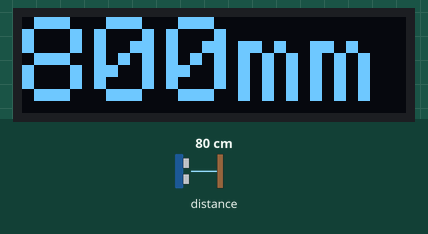
A sketch run on a simulated ESP8266 (NodeMCU). On the bench: 128×32 one-colour display. The inputs (shaded band) are chosen by the test bench; at power-on: distance to the obstacle 80 cm. The display library's start-up logo is not drawn.

Above: at 5.2 s.
5.3 s: distance to the obstacle set to 250 cm
At 6.2 s:
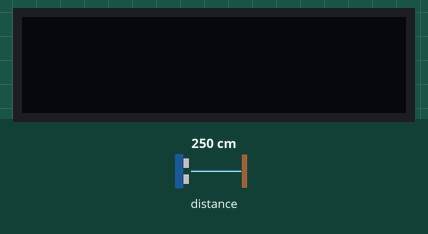
6.8 s: distance to the obstacle set to 2 cm
At 7.5 s:
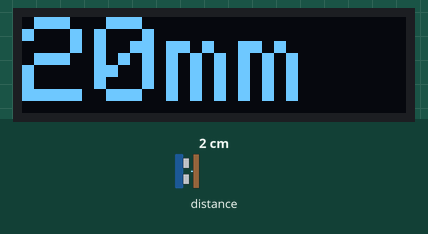
8.3 s: distance to the obstacle set to 299 cm
At 9.2 s:
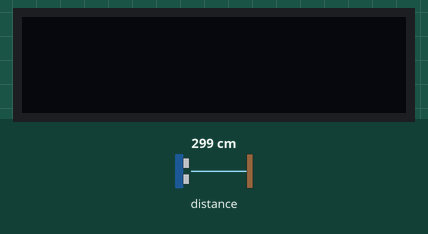
Timing chart, 0 to 11.3 s (numbered marks = the images above; inputs shaded):
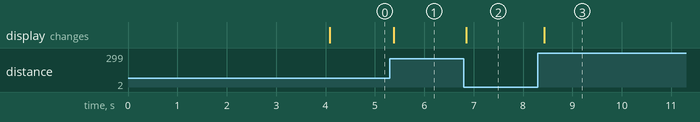

The sketch:

vl53l0x_oled.ino
```cpp
/* This example shows how to take
range measurements with the VL53L0X and display on a SSD1306 OLED.

The range readings are in units of mm. */

#include <Wire.h>
#include "Adafruit_VL53L0X.h"
#include <SPI.h>
#include <Adafruit_GFX.h>
#include <Adafruit_SSD1306.h>

#define OLED_RESET D0  // RST-PIN for OLED (not used)
#define OLED_SDA    D1  // SDA-PIN for I2C OLED
#define OLED_SCL    D2  // SCL-PIN for I2C OLED
Adafruit_SSD1306 display(OLED_RESET);

Adafruit_VL53L0X lox = Adafruit_VL53L0X();

#if (SSD1306_LCDHEIGHT != 64)
 #error("Height incorrect, please fix Adafruit_SSD1306.h!");
#endif

void setup()
{
  Serial.begin(9600);

  Wire.begin(OLED_SDA, OLED_SCL);
  display.begin(SSD1306_SWITCHCAPVCC, 0x3C);  // initialize with the I2C addr 0x3C (for the 128x32)
  // init done
  display.display();
  display.clearDisplay();
  delay(1000);

  if (!lox.begin()) {
    Serial.println(F("Failed to boot VL53L0X"));
    display.setTextSize(1);
    display.setTextColor(WHITE);
    display.print("Failed to boot VL53L0X");
    display.display();
    delay(1000);
    while(1);
  }

  // text display big!
  display.setTextSize(4);
  display.setTextColor(WHITE);
  display.setCursor(0,0);
  delay(3000);
}

void loop()
{
  VL53L0X_RangingMeasurementData_t measure;

  lox.rangingTest(&measure, false); // pass in 'true' to get debug data printout!

  if (measure.RangeStatus != 4) {  // phase failures have incorrect data
      display.clearDisplay();
      display.setCursor(0,0);
      display.print(measure.RangeMilliMeter);
      display.print("mm");
      display.display();
      Serial.println();
      delay(50);
  } else {
    display.display();
    display.clearDisplay();
    return;
  }
}
```

Measured:
- after the input at 5.3 s, the display: changes after 0.08 s (image 1)
- after the input at 6.8 s, the display: changes after 0.05 s (image 2)
- after the input at 8.3 s, the display: changes after 0.13 s (image 3)
